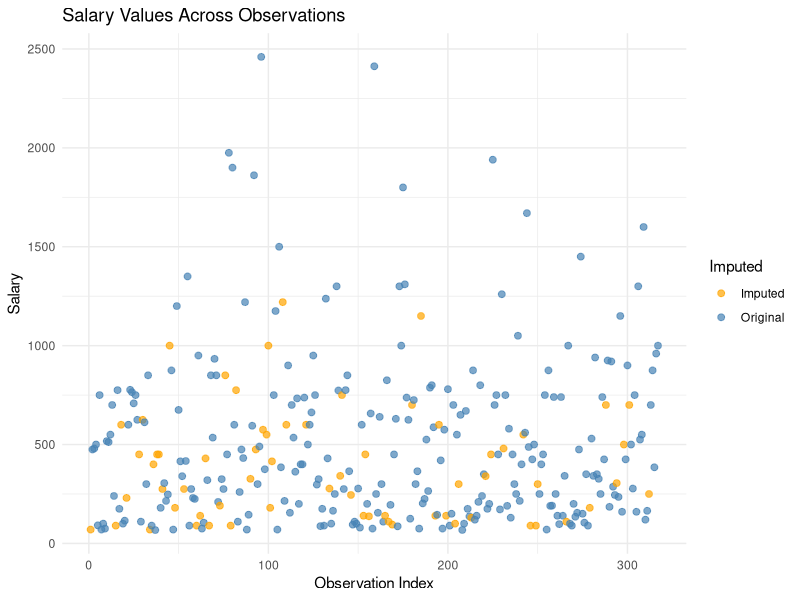
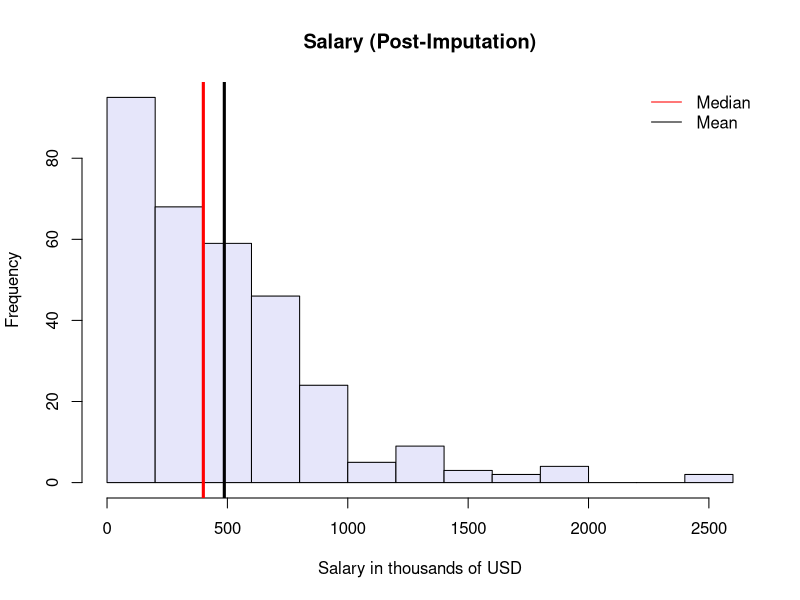
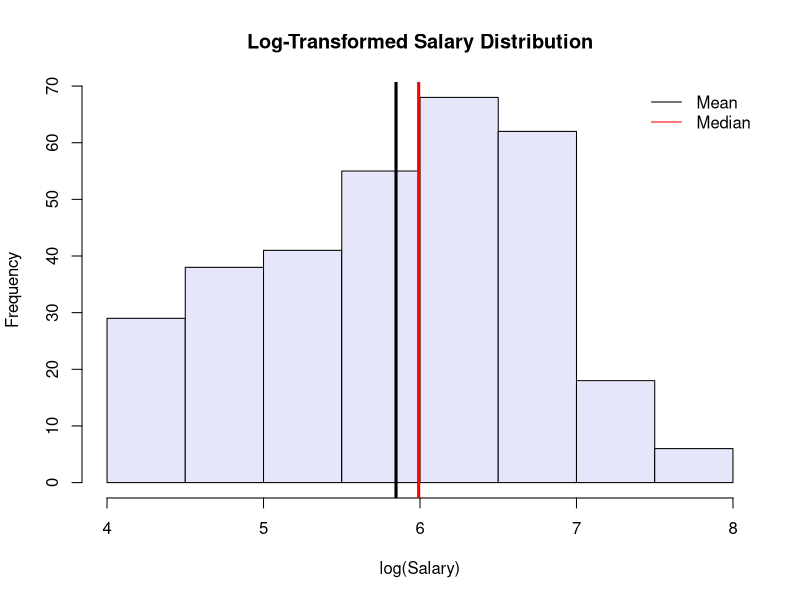
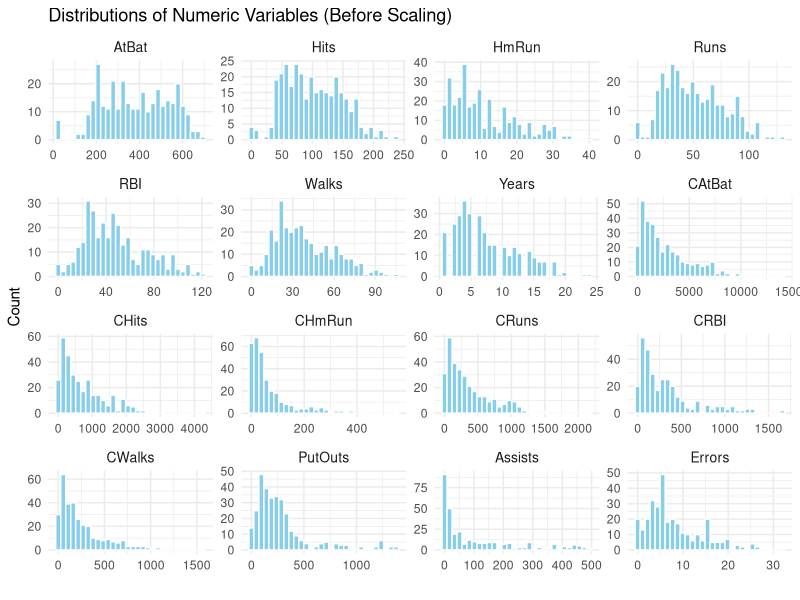
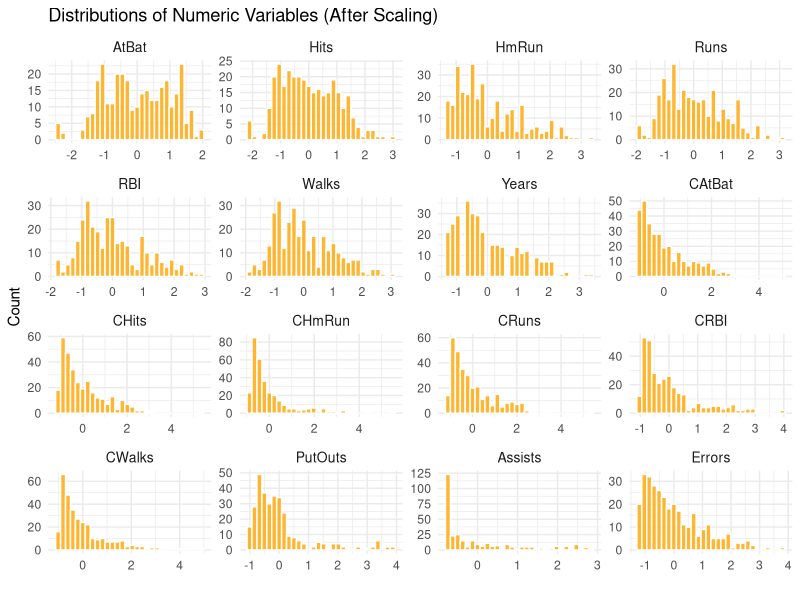
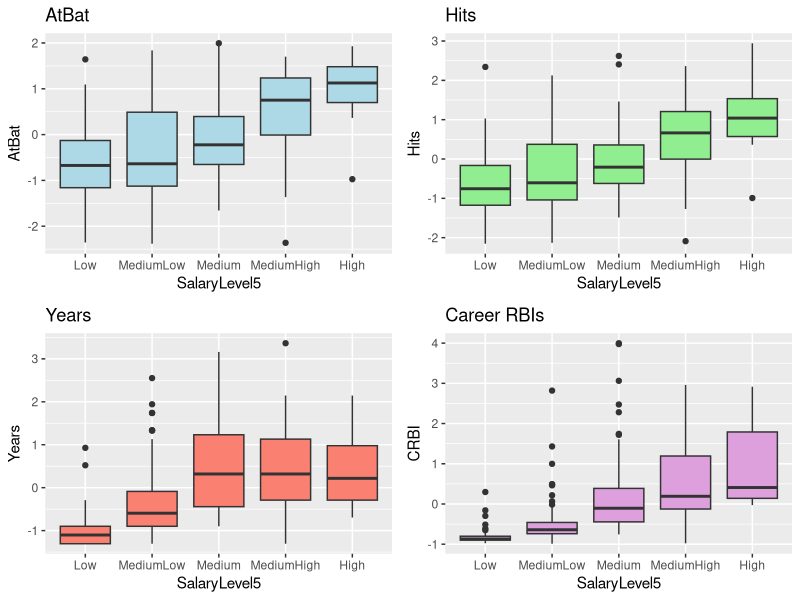
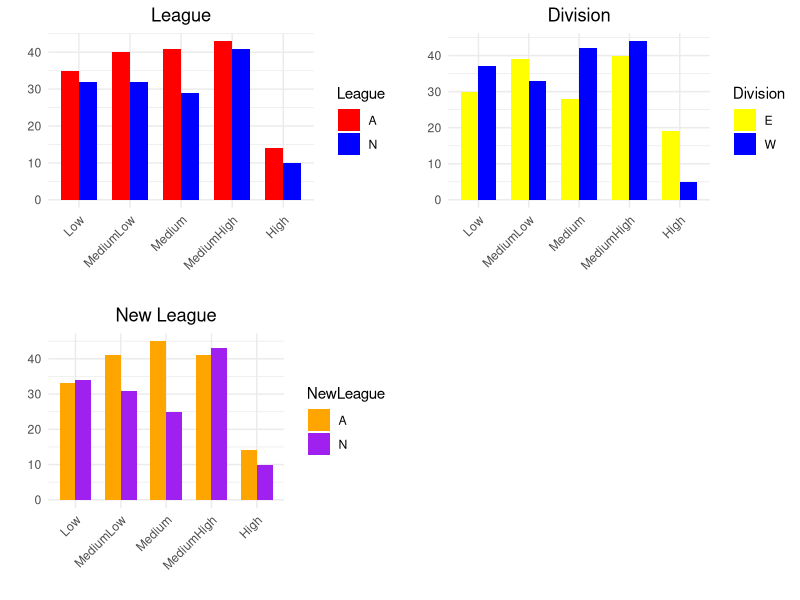
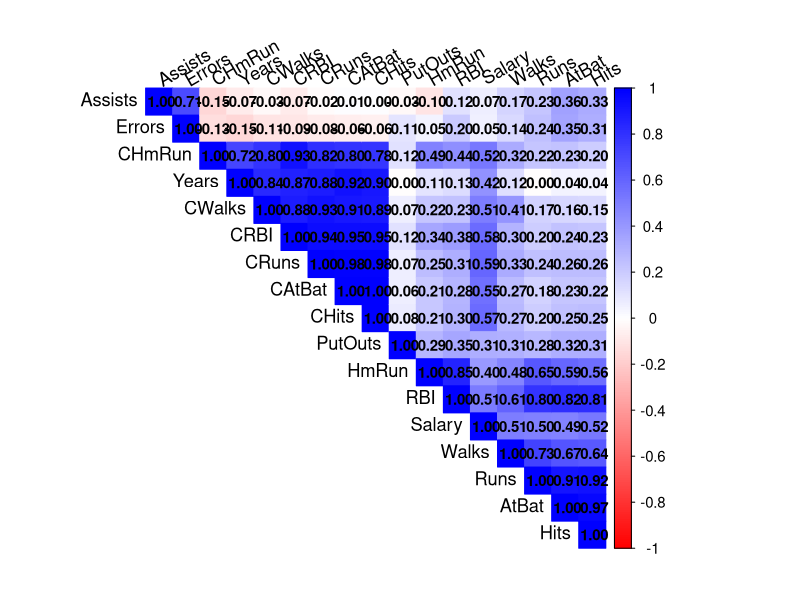

Write the R code that produced these figures, in order.
## ---- chunk 1
knitr::opts_chunk$set(echo = TRUE)
## ---- chunk 2
library(ggplot2)
library(reshape2)
library(gridExtra)
library(corrplot)
## ---- chunk 3

Hitters <- read.csv("Hitters.csv", sep = ";")
str(Hitters)
summary(Hitters)
dim(Hitters)
## ---- chunk 4

# Convert Salary to numeric
Hitters$Salary <- as.numeric(Hitters$Salary)

# Convert categorical variables to factors
Hitters$League <- as.factor(Hitters$League)
Hitters$Division <- as.factor(Hitters$Division)
Hitters$NewLeague <- as.factor(Hitters$NewLeague)

str(Hitters)

# Check for missing values
colSums(is.na(Hitters))

# Check for duplicated records
sum(duplicated(Hitters))
## ---- chunk 5
library(VIM)

# Impute missing values with KNN 
Hitters_imputed <- kNN(Hitters, variable = "Salary", k = 5)

Hitters_imputed <- subset(Hitters_imputed, select = -Salary_imp)

Hitters <- Hitters_imputed

# Check if there are still missing values
colSums(is.na(Hitters))

Hitters_clean <- Hitters
## ---- chunk 6

Hitters_raw <- read.csv("Hitters.csv", sep = ";")
Hitters_raw$Salary <- as.numeric(Hitters_raw$Salary)

Hitters_imputed <- Hitters_clean

# Create label to mark imputed values
Hitters_imputed$Imputed <- ifelse(is.na(Hitters_raw$Salary), "Imputed", "Original")

Hitters_imputed$Index <- 1:nrow(Hitters_imputed)

ggplot(Hitters_imputed, aes(x = Index, y = Salary, color = Imputed)) +
  geom_point(size = 2, alpha = 0.7) +
  labs(
    title = "Salary Values Across Observations",
    x = "Observation Index",
    y = "Salary"
  ) +
  theme_minimal() +
  scale_color_manual(values = c("Original" = "steelblue", "Imputed" = "orange"))
## ---- chunk 7

hist(Hitters_clean$Salary,
     main = "Salary (Post-Imputation)",
     xlab = "Salary in thousands of USD",
     col = "lavender",
     breaks = 10)

abline(v = median(Hitters_clean$Salary), col = "red", lwd = 3)
abline(v = mean(Hitters_clean$Salary), col = "black", lwd = 3)

legend("topright",
       legend = c("Median", "Mean"),
       lty = 1,
       col = c("red", "black"),
       bty = "n")

summary_stats <- data.frame(
  Mean = mean(Hitters_clean$Salary),
  SD = sd(Hitters_clean$Salary),
  Minimum = min(Hitters_clean$Salary),
  Maximum = max(Hitters_clean$Salary)
)

rownames(summary_stats) <- c("Salary")
summary_stats
## ---- chunk 8

# Log-transform Salary
Hitters$LogSalary <- log(Hitters$Salary)

# Create SalaryLevel
Hitters$SalaryLevel <- cut(Hitters$LogSalary,
                           breaks = quantile(Hitters$LogSalary, probs = c(0, 1/3, 2/3, 1), na.rm = TRUE),
                           labels = c("LowSalary", "MediumSalary", "HighSalary"),
                           include.lowest = TRUE)

# Check distribution 
table(Hitters$SalaryLevel)

Hitters$SalaryLevel <- as.factor(Hitters$SalaryLevel)
## ---- chunk 9

# Log-Transformed Salary
hist(Hitters$LogSalary,
     main = "Log-Transformed Salary Distribution",
     xlab = "log(Salary)",
     col = "lavender",
     breaks = 10)

abline(v = mean(Hitters$LogSalary), col = "black", lwd = 3)
abline(v = median(Hitters$LogSalary), col = "red", lwd = 3)
legend("topright", legend = c("Mean", "Median"), col = c("black", "red"), lty = 1, bty = "n")
## ---- chunk 10

num_vars <- sapply(Hitters, is.numeric)
exclude <- c("Salary", "LogSalary")
vars_to_plot <- setdiff(names(Hitters)[num_vars], exclude)

# Save original values for plotting
Hitters_before_scaling <- Hitters
Hitters_long_before <- melt(Hitters_before_scaling[, vars_to_plot])

# Histograms
ggplot(Hitters_long_before, aes(x = value)) +
  geom_histogram(bins = 30, fill = "skyblue", color = "white") +
  facet_wrap(~variable, scales = "free", ncol = 4) +
  labs(title = "Distributions of Numeric Variables (Before Scaling)",
       x = "", y = "Count") +
  theme_minimal() +
  theme(strip.text = element_text(size = 10))

## ---- chunk 11

num_vars <- sapply(Hitters_clean, is.numeric)
exclude <- c("Salary", "LogSalary")
vars_to_scale <- setdiff(names(Hitters_clean)[num_vars], exclude)
vars_to_plot <- vars_to_scale 

# Apply standardization
Hitters_scaled <- Hitters_clean
Hitters_scaled[, vars_to_scale] <- scale(Hitters_scaled[, vars_to_scale])

Hitters_long_after <- melt(Hitters_scaled[, vars_to_plot])

# Histograms
ggplot(Hitters_long_after, aes(x = value)) +
  geom_histogram(bins = 30, fill = "orange", color = "white", alpha = 0.8) +
  facet_wrap(~variable, scales = "free", ncol = 4) +
  labs(title = "Distributions of Numeric Variables (After Scaling)",
       x = "", y = "Count") +
  theme_minimal() +
  theme(strip.text = element_text(size = 10))
## ---- chunk 12

set.seed(123)

# Perform K-means clustering on log-salary
clusters <- kmeans(Hitters$LogSalary, centers = 5)

Hitters$SalaryClusterRaw <- as.factor(clusters$cluster)

# Compute mean log-salary
cluster_means <- aggregate(Hitters$LogSalary, 
                           by = list(Cluster = Hitters$SalaryClusterRaw), 
                           FUN = mean)

# Order clusters
ordered_clusters <- cluster_means$Cluster[order(cluster_means$x)]

# Assign final labels
Hitters_scaled$SalaryLevel5 <- factor(Hitters$SalaryClusterRaw,
                               levels = ordered_clusters,
                               labels = c("Low", "MediumLow", "Medium", "MediumHigh", "High"))

# Check class balance
table(Hitters_scaled$SalaryLevel5)
## ---- chunk 13

Hitters_scaled$SalaryLevel5 <- factor(Hitters_scaled$SalaryLevel5, 
                                levels = c("Low", "MediumLow", "Medium", "MediumHigh", "High"))

# Boxplots
g1 <- ggplot(Hitters_scaled, aes(x = SalaryLevel5, y = AtBat)) + geom_boxplot(fill = "lightblue") + ggtitle("AtBat")
g2 <- ggplot(Hitters_scaled, aes(x = SalaryLevel5, y = Hits)) + geom_boxplot(fill = "lightgreen") + ggtitle("Hits")
g3 <- ggplot(Hitters_scaled, aes(x = SalaryLevel5, y = Years)) + geom_boxplot(fill = "salmon") + ggtitle("Years")
g4 <- ggplot(Hitters_scaled, aes(x = SalaryLevel5, y = CRBI)) + geom_boxplot(fill = "plum") + ggtitle("Career RBIs")
grid.arrange(g1, g2, g3, g4, ncol = 2)

# Bar plots
g_league <- ggplot(Hitters_scaled, aes(x = SalaryLevel5, fill = League)) +
  geom_bar(position = "dodge", width = 0.7) +
  labs(title = "League", x = "", y = "") +
  scale_fill_manual(values = c("red", "blue")) +
  theme_minimal() +
  theme(axis.text.x = element_text(angle = 45, hjust = 1),
        plot.title = element_text(hjust = 0.5))

g_division <- ggplot(Hitters_scaled, aes(x = SalaryLevel5, fill = Division)) +
  geom_bar(position = "dodge", width = 0.7) +
  labs(title = "Division", x = "", y = "") +
  scale_fill_manual(values = c("yellow", "blue")) +
  theme_minimal() +
  theme(axis.text.x = element_text(angle = 45, hjust = 1),
        plot.title = element_text(hjust = 0.5))

g_newleague <- ggplot(Hitters_scaled, aes(x = SalaryLevel5, fill = NewLeague)) +
  geom_bar(position = "dodge", width = 0.7) +
  labs(title = "New League", x = "", y = "") +
  scale_fill_manual(values = c("orange", "purple")) +
  theme_minimal() +
  theme(axis.text.x = element_text(angle = 45, hjust = 1),
        plot.title = element_text(hjust = 0.5))

grid.arrange(g_league, g_division, g_newleague, nrow = 2)
## ---- chunk 14

chisq_league <- chisq.test(table(Hitters_scaled$SalaryLevel5, Hitters$League))

chisq_division <- chisq.test(table(Hitters_scaled$SalaryLevel5, Hitters$Division))

chisq_newleague <- chisq.test(table(Hitters_scaled$SalaryLevel5, Hitters$NewLeague))

chisq_league
chisq_division
chisq_newleague
## ---- chunk 15

num_vars <- sapply(Hitters_scaled, is.numeric)
cor_matrix <- cor(Hitters_scaled[, num_vars], use = "complete.obs")

# Correlation Matrix
corrplot(cor_matrix,
         method = "color",
         type = "upper",
         order = "hclust",
         addCoef.col = "black",
         number.cex = 0.9,
         tl.col = "black",
         tl.srt = 30,           
         tl.cex = 1.1,
         cl.cex = 0.9,
         col = colorRampPalette(c("red", "white", "blue"))(200),
         mar = c(2, 2, 2, 2))   
## ---- chunk 16

## Boxplots
g1 <- ggplot(Hitters_scaled, aes(x = SalaryLevel5, y = CRuns)) + 
  geom_boxplot(fill = "lightblue") + ggtitle("Career Runs")

g2 <- ggplot(Hitters_scaled, aes(x = SalaryLevel5, y = CHits)) + 
  geom_boxplot(fill = "lightgreen") + ggtitle("Career Hits")

g3 <- ggplot(Hitters_scaled, aes(x = SalaryLevel5, y = CWalks)) + 
  geom_boxplot(fill = "plum") + ggtitle("Career Walks")

g4 <- ggplot(Hitters_scaled, aes(x = SalaryLevel5, y = CAtBat)) + 
  geom_boxplot(fill = "salmon") + ggtitle("Career At-Bats")

grid.arrange(g1, g2, g3, g4, ncol = 2)
## ---- chunk 17
library(nnet)

Hitters_clean$SalaryLevel5 <- Hitters_scaled$SalaryLevel5

# Fit multinomial logistic regression
full_model <- multinom(SalaryLevel5 ~ ., data = Hitters_clean, trace = TRUE)

# Summary output
summary(full_model)
## ---- chunk 18

set.seed(10102004)
cv_methods <- c("1. Vanilla validation set", "2. LOO-CV", 
                "3. K-fold CV (with K = 5)", "4. K-fold CV (with K = 10)")
sample(cv_methods, 1)
## ---- chunk 19
library(caret)

Hitters_cv <- Hitters_clean
Hitters_cv$SalaryLevel5 <- Hitters_clean$SalaryLevel5
Hitters_cv$Salary <- NULL  # Drop Salary to prevent leakage

set.seed(10102004)
n_folds <- 10
folds <- sample(rep(1:n_folds, length.out = nrow(Hitters_cv)))
fold_errors <- numeric(n_folds)

# Initialize vectors to collect predictions
true_labels <- c()
pred_labels <- c()

for (k in 1:n_folds) {
  # Split data
  train_data <- Hitters_cv[folds != k, ]
  test_data  <- Hitters_cv[folds == k, ]
  
  model_k <- multinom(SalaryLevel5 ~ ., data = train_data, trace = FALSE)
  preds <- predict(model_k, newdata = test_data)
  
  # Store predictions
  true_labels <- c(true_labels, test_data$SalaryLevel5)
  pred_labels <- c(pred_labels, preds)
  
  # Fold error
  fold_errors[k] <- mean(preds != test_data$SalaryLevel5)
}

# Final CV error
mean_k10_error <- mean(fold_errors)
mean_k10_error


# Confusion matrix
conf_matrix <- confusionMatrix(as.factor(pred_labels), as.factor(true_labels))
conf_matrix
## ---- chunk 20

Hitters_vanilla <- Hitters_clean
Hitters_vanilla$SalaryLevel5 <- Hitters_clean$SalaryLevel5
Hitters_vanilla$Salary <- NULL

set.seed(10102004)
train_indices <- sample(1:nrow(Hitters_vanilla), size = 0.7 * nrow(Hitters_vanilla))
train_data <- Hitters_vanilla[train_indices, ]
test_data  <- Hitters_vanilla[-train_indices, ]

vanilla_model <- multinom(SalaryLevel5 ~ ., data = train_data, trace = FALSE)

# Predict on test set
vanilla_preds <- predict(vanilla_model, newdata = test_data)

# Compute misclassification rate
vanilla_error <- mean(vanilla_preds != test_data$SalaryLevel5)
vanilla_error

# Confusion matrix
vanilla_conf_matrix <- confusionMatrix(
  as.factor(vanilla_preds),
  as.factor(test_data$SalaryLevel5)
)

vanilla_conf_matrix
## ---- chunk 21

Hitters_corr <- Hitters_clean
Hitters_corr$LogSalary <- log(Hitters_corr$Salary)

num_vars <- sapply(Hitters_corr, is.numeric)
corr_matrix <- cor(Hitters_corr[, num_vars], use = "complete.obs")

# Correlation Matrix
corrplot(corr_matrix, method = "color", type = "upper",
         addCoef.col = "black", tl.cex = 0.8, number.cex = 0.7,
         mar = c(0,0,1,0), diag = TRUE)
## ---- chunk 22

# Create the reduced dataset from the clean version
Hitters_reduced <- Hitters_clean
Hitters_reduced$SalaryLevel5 <- Hitters_scaled$SalaryLevel5

# Define reduced formula with selected predictors
reduced_formula <- SalaryLevel5 ~ CRuns + CHmRun + Years + Walks + PutOuts +
                                 League + Division + NewLeague

str(Hitters_reduced[, all.vars(reduced_formula)])
## ---- chunk 23

# Fit the reduced model on the full dataset
reduced_model <- multinom(reduced_formula, data = Hitters_reduced, trace = TRUE)

summary(reduced_model)
## ---- chunk 24

set.seed(10102004)
n_folds <- 10
folds <- sample(rep(1:n_folds, length.out = nrow(Hitters_reduced)))
fold_errors_red <- numeric(n_folds)

Hitters_reduced$Salary <- NULL

for (k in 1:n_folds) {
  train_data <- Hitters_reduced[folds != k, ]
  test_data  <- Hitters_reduced[folds == k, ]
  
  model_red <- multinom(reduced_formula, data = train_data, trace = FALSE)
  preds <- predict(model_red, newdata = test_data)
  
  # Misclassification rate
  fold_errors_red[k] <- mean(preds != test_data$SalaryLevel5)
}

mean_k10_error_reduced <- mean(fold_errors_red)
mean_k10_error_reduced
## ---- chunk 25

Hitters_red_vanilla <- Hitters_reduced
Hitters_red_vanilla$Salary <- NULL

set.seed(10102004)
train_idx_red <- sample(1:nrow(Hitters_red_vanilla), size = 0.7 * nrow(Hitters_red_vanilla))
train_data_red <- Hitters_red_vanilla[train_idx_red, ]
test_data_red  <- Hitters_red_vanilla[-train_idx_red, ]

# Fit and predict
model_red_vanilla <- multinom(reduced_formula, data = train_data_red, trace = FALSE)
preds_red_vanilla <- predict(model_red_vanilla, newdata = test_data_red)

# Misclassification rate
vanilla_error_red <- mean(preds_red_vanilla != test_data_red$SalaryLevel5)
vanilla_error_red
## ---- chunk 26
library(VGAM)

Hitters_step <- Hitters_clean
Hitters_step$SalaryLevel5 <- Hitters_scaled$SalaryLevel5  # use clustered levels
Hitters_step$Salary <- NULL  # remove to avoid leakage

Hitters_step$SalaryLevel5 <- factor(Hitters_step$SalaryLevel5,
                                    levels = c("Low", "MediumLow", "Medium", "MediumHigh", "High"))

# Initial variable list and full model
predictors <- names(Hitters_step)[names(Hitters_step) != "SalaryLevel5"]
best_formula <- as.formula(paste("SalaryLevel5 ~", paste(predictors, collapse = " + ")))
best_model <- vglm(best_formula, family = multinomial, data = Hitters_step)
best_aic <- AIC(best_model)

# Store the AIC path
aic_path <- data.frame(Step = 0, Dropped = "None", AIC = best_aic)

improvement <- TRUE
step <- 1

while (improvement) {
  current_aics <- data.frame(Variable = predictors, AIC = NA)
  
  for (var in predictors) {
    trial_vars <- setdiff(predictors, var)
    trial_formula <- as.formula(paste("SalaryLevel5 ~", paste(trial_vars, collapse = " + ")))
    trial_model <- vglm(trial_formula, family = multinomial, data = Hitters_step)
    current_aics[current_aics$Variable == var, "AIC"] <- AIC(trial_model)
  }
  
  # Identify variable whose removal reduces AIC the most
  min_aic <- min(current_aics$AIC)
  best_drop <- current_aics$Variable[which.min(current_aics$AIC)]
  
  if (min_aic < best_aic) {
    # Update predictors and AIC
    predictors <- setdiff(predictors, best_drop)
    best_aic <- min_aic
    aic_path <- rbind(aic_path, data.frame(Step = step, Dropped = best_drop, AIC = best_aic))
    step <- step + 1
  } else {
    improvement <- FALSE
  }
}

# Final model
final_formula <- as.formula(paste("SalaryLevel5 ~", paste(predictors, collapse = " + ")))
final_model <- vglm(final_formula, family = multinomial, data = Hitters_step)

# Output AIC path and final model
print(aic_path)
summary(final_model)
## ---- chunk 27
# AIC reduction path
ggplot(aic_path, aes(x = Step, y = AIC)) +
  geom_line(color = "#0072B2", linewidth = 1.2) +
  geom_point(size = 3, color = "#D55E00") +
  geom_text(aes(label = Dropped), vjust = -0.7, size = 3) +
  labs(title = "Backward Selection – AIC Reduction Path",
       x = "Step", y = "AIC") +
  theme_minimal()
## ---- chunk 28

final_predictors <- all.vars(final_formula)[-1]

Hitters_eval <- Hitters_clean
Hitters_eval$SalaryLevel5 <- Hitters_scaled$SalaryLevel5
Hitters_eval$Salary <- NULL

set.seed(10102004)
n_folds <- 10
folds <- sample(rep(1:n_folds, length.out = nrow(Hitters_eval)))
fold_errors_final <- numeric(n_folds)

num_vars <- sapply(Hitters_eval, is.numeric)
exclude <- c("Salary", "LogSalary")
vars_to_scale <- intersect(final_predictors, names(Hitters_eval)[num_vars])

for (k in 1:n_folds) {
  train_data <- Hitters_eval[folds != k, ]
  test_data  <- Hitters_eval[folds == k, ]
  
  for (var in vars_to_scale) {
    mean_train <- mean(train_data[[var]])
    sd_train   <- sd(train_data[[var]])
    train_data[[var]] <- (train_data[[var]] - mean_train) / sd_train
    test_data[[var]]  <- (test_data[[var]] - mean_train) / sd_train
  }
  
  model_k <- multinom(final_formula, data = train_data, trace = FALSE)
  preds <- predict(model_k, newdata = test_data)
  fold_errors_final[k] <- mean(preds != test_data$SalaryLevel5)
}

mean_k10_error_final <- mean(fold_errors_final)
mean_k10_error_final
## ---- chunk 29
set.seed(10102004)
train_idx_final <- sample(1:nrow(Hitters_eval), size = 0.7 * nrow(Hitters_eval))
train_data_final <- Hitters_eval[train_idx_final, ]
test_data_final  <- Hitters_eval[-train_idx_final, ]

for (var in vars_to_scale) {
  mean_train <- mean(train_data_final[[var]])
  sd_train   <- sd(train_data_final[[var]])
  train_data_final[[var]] <- (train_data_final[[var]] - mean_train) / sd_train
  test_data_final[[var]]  <- (test_data_final[[var]] - mean_train) / sd_train
}

# Fit and predict
model_vanilla_final <- multinom(final_formula, data = train_data_final, trace = FALSE)
preds_vanilla_final <- predict(model_vanilla_final, newdata = test_data_final)

# Misclassification rate
vanilla_error_final <- mean(preds_vanilla_final != test_data_final$SalaryLevel5)
vanilla_error_final
## ---- chunk 30

model_comparison <- data.frame(
  Model_Version = c("Full Model", "Full Model",
                   "Reduced Model", "Reduced Model",
                   "Backward Stepwise", "Backward Stepwise"),
  Validation_Method = c("10-fold CV", "Vanilla Validation",
                       "10-fold CV", "Vanilla Validation",
                       "10-fold CV", "Vanilla Validation"),
  Misclassification_Rate = c(mean_k10_error,
                            vanilla_error,
                            mean_k10_error_reduced,
                            vanilla_error_red,
                            mean_k10_error_final,
                            vanilla_error_final)
)

# Display the table
knitr::kable(model_comparison, caption = "Model Performance Comparison")
